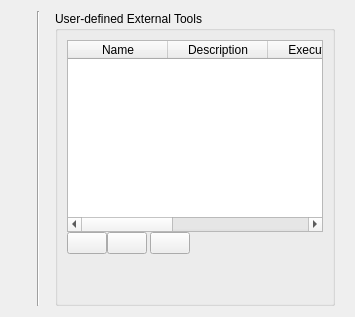
     <widget class="QWidget" name="qtbxExtTools">
      <attribute name="icon">
       <iconset resource="configtool.qrc">
        <normaloff>:/img/img/exttools.png</normaloff>:/img/img/exttools.png</iconset>
      </attribute>
      <attribute name="label">
       <string>External Tools</string>
      </attribute>
      <layout class="QHBoxLayout" name="horizontalLayout_32" stretch="100,1,10000">
       <item>
        <layout class="QVBoxLayout" name="verticalLayout_36">
         <item>
          <widget class="QLabel" name="label_22">
           <property name="sizePolicy">
            <sizepolicy hsizetype="Fixed" vsizetype="Fixed">
             <horstretch>0</horstretch>
             <verstretch>0</verstretch>
            </sizepolicy>
           </property>
           <property name="maximumSize">
            <size>
             <width>64</width>
             <height>64</height>
            </size>
           </property>
           <property name="text">
            <string/>
           </property>
           <property name="pixmap">
            <pixmap resource="configtool.qrc">:/img/img/exttools.png</pixmap>
           </property>
           <property name="scaledContents">
            <bool>true</bool>
           </property>
          </widget>
         </item>
         <item>
          <spacer name="verticalSpacer_15">
           <property name="orientation">
            <enum>Qt::Vertical</enum>
           </property>
           <property name="sizeHint" stdset="0">
            <size>
             <width>20</width>
             <height>40</height>
            </size>
           </property>
          </spacer>
         </item>
        </layout>
       </item>
       <item>
        <widget class="Line" name="line_8">
         <property name="orientation">
          <enum>Qt::Vertical</enum>
         </property>
        </widget>
       </item>
       <item>
        <widget class="QFrame" name="frame_6">
         <property name="frameShape">
          <enum>QFrame::NoFrame</enum>
         </property>
         <property name="frameShadow">
          <enum>QFrame::Raised</enum>
         </property>
         <layout class="QVBoxLayout" name="verticalLayout_43">
          <property name="topMargin">
           <number>0</number>
          </property>
          <property name="bottomMargin">
           <number>0</number>
          </property>
          <item>
           <widget class="QGroupBox" name="gpboxNet_2">
            <property name="title">
             <string>User-defined External Tools</string>
            </property>
            <layout class="QVBoxLayout" name="verticalLayout_12">
             <property name="spacing">
              <number>0</number>
             </property>
             <item>
              <widget class="QTableWidget" name="tblwdgUserDefTools">
               <attribute name="horizontalHeaderStretchLastSection">
                <bool>true</bool>
               </attribute>
               <attribute name="verticalHeaderVisible">
                <bool>false</bool>
               </attribute>
               <attribute name="verticalHeaderStretchLastSection">
                <bool>false</bool>
               </attribute>
               <column>
                <property name="text">
                 <string>Name</string>
                </property>
               </column>
               <column>
                <property name="text">
                 <string>Description</string>
                </property>
               </column>
               <column>
                <property name="text">
                 <string>Executable</string>
                </property>
               </column>
               <column>
                <property name="text">
                 <string>Arguments</string>
                </property>
               </column>
               <column>
                <property name="text">
                 <string>Product Types</string>
                </property>
               </column>
              </widget>
             </item>
             <item>
              <layout class="QHBoxLayout" name="horizontalLayout_14" stretch="2,2,1,2,50">
               <property name="spacing">
                <number>0</number>
               </property>
               <item>
                <widget class="QPushButton" name="btnAddNewUdefTool">
                 <property name="text">
                  <string/>
                 </property>
                 <property name="icon">
                  <iconset resource="configtool.qrc">
                   <normaloff>:/img/img/plus.png</normaloff>:/img/img/plus.png</iconset>
                 </property>
                </widget>
               </item>
               <item>
                <widget class="QPushButton" name="btnRemoveUdefTool">
                 <property name="text">
                  <string/>
                 </property>
                 <property name="icon">
                  <iconset resource="configtool.qrc">
                   <normaloff>:/img/img/minus.png</normaloff>:/img/img/minus.png</iconset>
                 </property>
                </widget>
               </item>
               <item>
                <spacer name="horizontalSpacer_21">
                 <property name="orientation">
                  <enum>Qt::Horizontal</enum>
                 </property>
                 <property name="sizeHint" stdset="0">
                  <size>
                   <width>40</width>
                   <height>20</height>
                  </size>
                 </property>
                </spacer>
               </item>
               <item>
                <widget class="QPushButton" name="btnEditUdefTool">
                 <property name="text">
                  <string/>
                 </property>
                 <property name="icon">
                  <iconset resource="configtool.qrc">
                   <normaloff>:/img/img/general.png</normaloff>:/img/img/general.png</iconset>
                 </property>
                </widget>
               </item>
               <item>
                <spacer name="horizontalSpacer_20">
                 <property name="orientation">
                  <enum>Qt::Horizontal</enum>
                 </property>
                 <property name="sizeHint" stdset="0">
                  <size>
                   <width>40</width>
                   <height>20</height>
                  </size>
                 </property>
                </spacer>
               </item>
              </layout>
             </item>
             <item>
              <spacer name="verticalSpacer_6">
               <property name="orientation">
                <enum>Qt::Vertical</enum>
               </property>
               <property name="sizeHint" stdset="0">
                <size>
                 <width>20</width>
                 <height>40</height>
                </size>
               </property>
              </spacer>
             </item>
            </layout>
           </widget>
          </item>
         </layout>
        </widget>
       </item>
      </layout>
     </widget>
